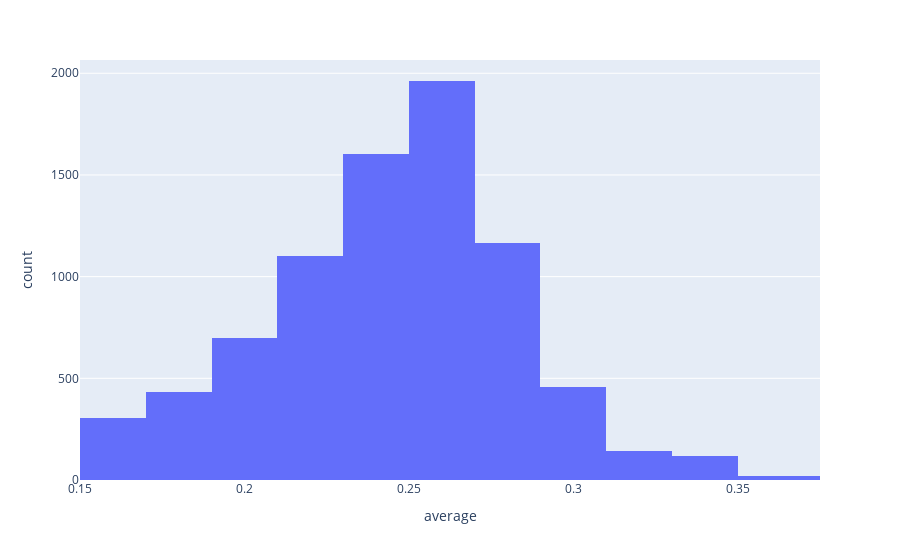

Notebook code cell kept with this figure:
### Code cell
fig = px.histogram(career, x="average", nbins=100)
fig.update_layout(
    xaxis_title_text='average'
)
fig.update_xaxes(range=[0.15, 0.375])
fig.show()

### Figure 1 — Plotly figure (JSON) as saved in the notebook; plotly's stock layout.template omitted (floating-point values rounded to 4 significant figures; data arrays with more than 128 entries replaced by an {"elided": "..."} marker saying what was removed)
{"data": [{"alignmentgroup": "True", "bingroup": "x", "hovertemplate": "average=%{x}<br>count=%{y}<extra></extra>", "legendgroup": "", "marker": {"color": "#636efa"}, "name": "", "nbinsx": 100, "offsetgroup": "", "orientation": "v", "showlegend": false, "type": "histogram", "x": {"elided": "9429 float values"}, "xaxis": "x", "yaxis": "y"}], "layout": {"barmode": "relative", "legend": {"tracegroupgap": 0}, "margin": {"t": 60}, "xaxis": {"anchor": "y", "domain": [0, 1], "range": [0.15, 0.375], "title": {"text": "average"}}, "yaxis": {"anchor": "x", "domain": [0, 1], "title": {"text": "count"}}}}
